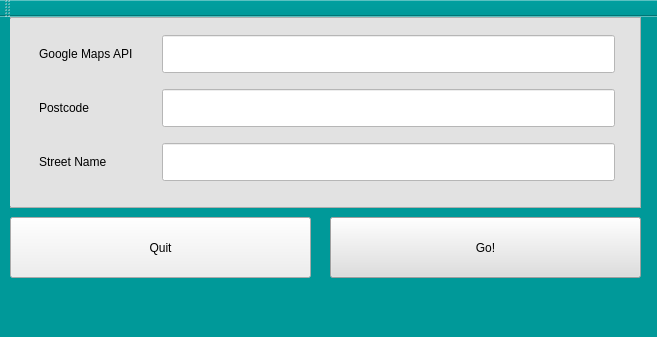
<?xml version="1.0" encoding="UTF-8"?>
<ui version="4.0">
 <class>MainWindow</class>
 <widget class="QMainWindow" name="MainWindow">
  <property name="geometry">
   <rect>
    <x>0</x>
    <y>0</y>
    <width>657</width>
    <height>337</height>
   </rect>
  </property>
  <property name="windowTitle">
   <string>MainWindow</string>
  </property>
  <property name="styleSheet">
   <string notr="true">font: 14pt &quot;Serif&quot;;
background:#009999;
color:white;</string>
  </property>
  <widget class="QWidget" name="centralWidget">
   <widget class="QPushButton" name="quit_b">
    <property name="geometry">
     <rect>
      <x>10</x>
      <y>200</y>
      <width>301</width>
      <height>61</height>
     </rect>
    </property>
    <property name="styleSheet">
     <string notr="true">QPushButton{
background:rgb(238, 238, 238);
color:black;
}
QPushButton::hover{
	background:rgb(255, 0, 0);
}</string>
    </property>
    <property name="text">
     <string>Quit</string>
    </property>
   </widget>
   <widget class="QPushButton" name="go_b">
    <property name="geometry">
     <rect>
      <x>330</x>
      <y>200</y>
      <width>311</width>
      <height>61</height>
     </rect>
    </property>
    <property name="styleSheet">
     <string notr="true">QPushButton{
	background:rgb(222, 222, 222);
color:black;
}
QPushButton::hover{
	background:rgb(85, 255, 127);
}</string>
    </property>
    <property name="text">
     <string>Go!</string>
    </property>
   </widget>
   <widget class="QFrame" name="frame">
    <property name="geometry">
     <rect>
      <x>10</x>
      <y>0</y>
      <width>631</width>
      <height>191</height>
     </rect>
    </property>
    <property name="styleSheet">
     <string notr="true">background: rgb(226, 226, 226);
color:black;</string>
    </property>
    <property name="frameShape">
     <enum>QFrame::StyledPanel</enum>
    </property>
    <property name="frameShadow">
     <enum>QFrame::Raised</enum>
    </property>
    <widget class="QWidget" name="formLayoutWidget">
     <property name="geometry">
      <rect>
       <x>0</x>
       <y>2</y>
       <width>621</width>
       <height>187</height>
      </rect>
     </property>
     <layout class="QFormLayout" name="formLayout">
      <item row="0" column="1">
       <widget class="QLineEdit" name="key_api">
        <property name="styleSheet">
         <string notr="true">background:white;
padding:10px;
margin:5px;</string>
        </property>
       </widget>
      </item>
      <item row="1" column="0">
       <widget class="QLabel" name="label_2">
        <property name="styleSheet">
         <string notr="true">padding:10px;
margin:5px;</string>
        </property>
        <property name="text">
         <string>Postcode</string>
        </property>
       </widget>
      </item>
      <item row="1" column="1">
       <widget class="QLineEdit" name="postcode">
        <property name="styleSheet">
         <string notr="true">QLineEdit{
background:white;
padding:10px;
margin:5px;
}
QLineEdit::selected
{
border-radius: 25px;
border: 2px solid rgb(255, 85, 0);
}</string>
        </property>
       </widget>
      </item>
      <item row="2" column="0">
       <widget class="QLabel" name="label_3">
        <property name="styleSheet">
         <string notr="true">padding:10px;
margin:5px;</string>
        </property>
        <property name="text">
         <string>Street Name</string>
        </property>
       </widget>
      </item>
      <item row="2" column="1">
       <widget class="QLineEdit" name="streetname">
        <property name="styleSheet">
         <string notr="true">background:white;
padding:10px;
margin:5px;</string>
        </property>
       </widget>
      </item>
      <item row="0" column="0">
       <widget class="QLabel" name="label">
        <property name="styleSheet">
         <string notr="true">padding:10px;
margin:5px;</string>
        </property>
        <property name="text">
         <string>Google Maps API</string>
        </property>
       </widget>
      </item>
     </layout>
    </widget>
   </widget>
   <zorder>frame</zorder>
   <zorder>quit_b</zorder>
   <zorder>go_b</zorder>
  </widget>
  <widget class="QMenuBar" name="menuBar">
   <property name="geometry">
    <rect>
     <x>0</x>
     <y>0</y>
     <width>657</width>
     <height>28</height>
    </rect>
   </property>
  </widget>
  <widget class="QToolBar" name="mainToolBar">
   <attribute name="toolBarArea">
    <enum>TopToolBarArea</enum>
   </attribute>
   <attribute name="toolBarBreak">
    <bool>false</bool>
   </attribute>
  </widget>
  <widget class="QStatusBar" name="statusBar"/>
 </widget>
 <layoutdefault spacing="6" margin="11"/>
 <resources/>
 <connections/>
</ui>
